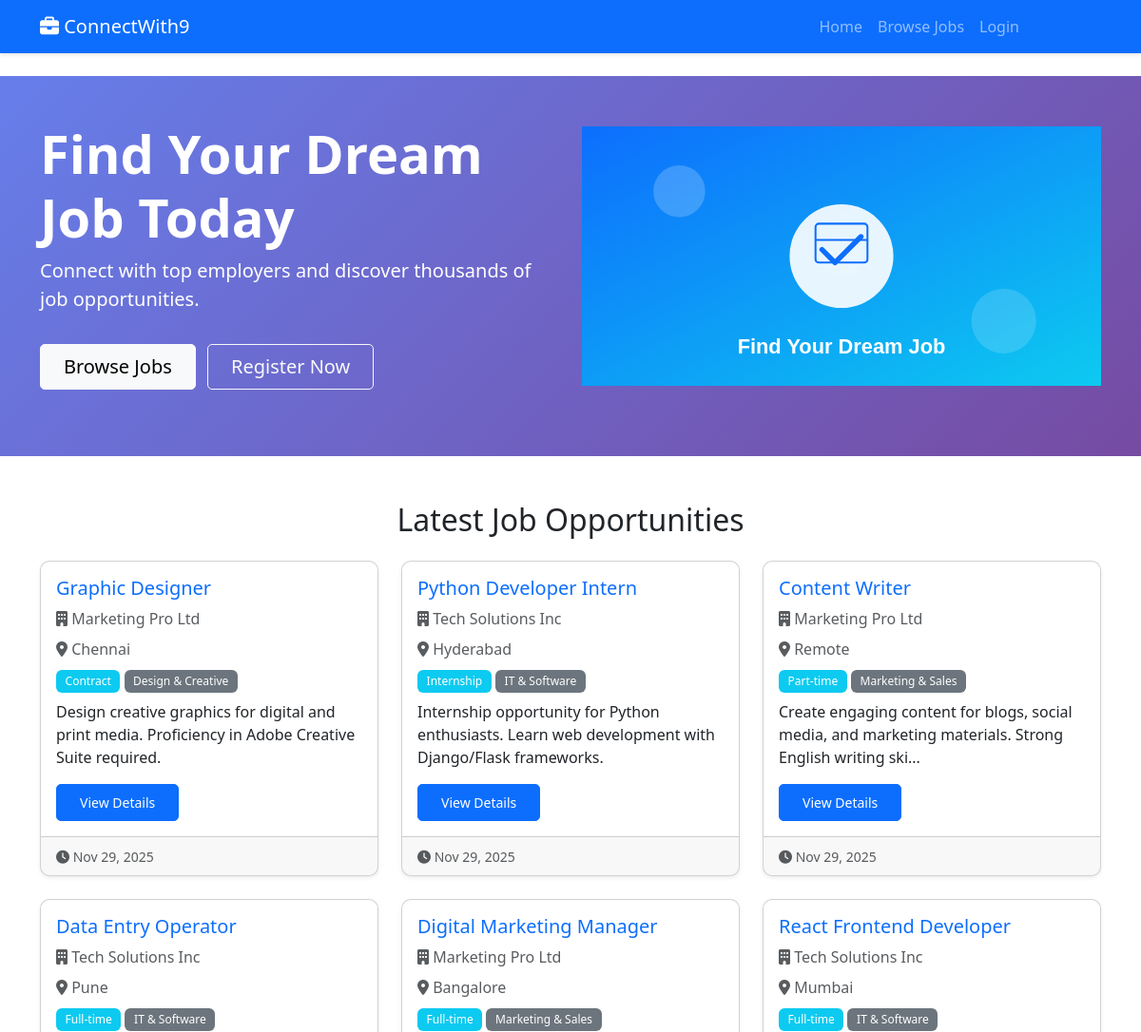
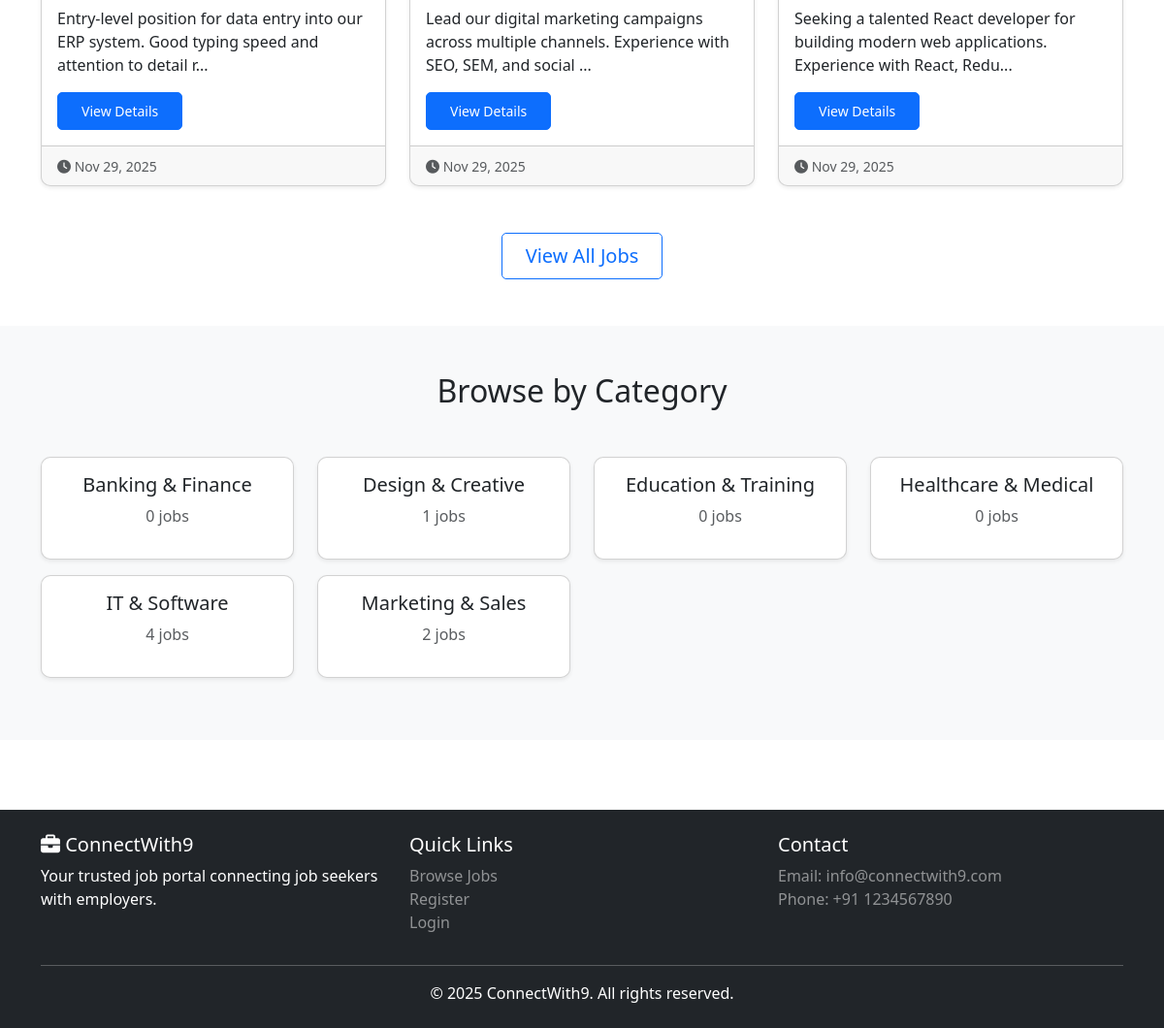
The page / on the database its author committed (2 pictures, top to bottom).
### tables this page shows
CREATE TABLE IF NOT EXISTS jobs (
    id INT AUTO_INCREMENT PRIMARY KEY,
    title VARCHAR(255) NOT NULL,
    description TEXT NOT NULL,
    category_id INT NOT NULL,
    employer_id INT NOT NULL,
    location VARCHAR(100) NOT NULL,
    salary VARCHAR(50),
    type ENUM('Full-time','Part-time','Contract','Internship') DEFAULT 'Full-time',
    status ENUM('Pending','Approved','Rejected') DEFAULT 'Pending',
    created_at TIMESTAMP DEFAULT CURRENT_TIMESTAMP,
    FOREIGN KEY (category_id) REFERENCES categories(id) ON DELETE CASCADE,
    FOREIGN KEY (employer_id) REFERENCES users(id) ON DELETE CASCADE,
    INDEX idx_status (status),
    INDEX idx_category (category_id),
    INDEX idx_location (location),
    INDEX idx_created (created_at)
);

CREATE TABLE IF NOT EXISTS users (
    id INT AUTO_INCREMENT PRIMARY KEY,
    name VARCHAR(100) NOT NULL,
    email VARCHAR(100) NOT NULL UNIQUE,
    password VARCHAR(255) NOT NULL,
    type ENUM('jobseeker','employer','admin') DEFAULT 'jobseeker',
    verified TINYINT(1) DEFAULT 0,
    created_at TIMESTAMP DEFAULT CURRENT_TIMESTAMP,
    INDEX idx_email (email),
    INDEX idx_type (type)
);

CREATE TABLE IF NOT EXISTS categories (
    id INT AUTO_INCREMENT PRIMARY KEY,
    name VARCHAR(100) NOT NULL,
    slug VARCHAR(150) NOT NULL UNIQUE,
    INDEX idx_slug (slug)
);

### includes/functions.php (called while the page is built, shortened)
<?php
function formatDate($date, $format = 'M d, Y') {
    return date($format, strtotime($date));
}
function truncate($text, $length = 100, $suffix = '...') {
    if (strlen($text) <= $length) {
        return $text;
    }
    return substr($text, 0, $length) . $suffix;
}
function baseUrl($path = '') {
    $protocol = isset($_SERVER['HTTPS']) && $_SERVER['HTTPS'] === 'on' ? 'https' : 'http';
    $host = $_SERVER['HTTP_HOST'] ?? 'localhost:5000';
    $baseUrl = $protocol . '://' . $host;
    return $baseUrl . '/' . ltrim($path, '/');
}
function asset($path) {
    return baseUrl('assets/' . ltrim($path, '/'));
}

### config/database.php (called while the page is built, shortened)
<?php
class Database {
    private static $instance = null;
    private $conn;
    private function __construct() {
        try {
            $dsn = "mysql:host=" . DB_HOST . ";dbname=" . DB_NAME . ";charset=utf8mb4";
            $options = [
                PDO::ATTR_ERRMODE => PDO::ERRMODE_EXCEPTION,
                PDO::ATTR_DEFAULT_FETCH_MODE => PDO::FETCH_ASSOC,
                PDO::ATTR_EMULATE_PREPARES => false,
            ];
            $this->conn = new PDO($dsn, DB_USER, DB_PASS, $options);
        } catch (PDOException $e) {
            error_log("Database Connection Error: " . $e->getMessage());
            die("Database connection failed. Please try again later.");
        }
    }
    public static function getInstance() {
        if (self::$instance === null) {
            self::$instance = new self();
        }
        return self::$instance;
    }
    public function getConnection() {
        return $this->conn;
    }
}
function getDB() {
    return Database::getInstance()->getConnection();
}

### app/models/Job.php (called while the page is built, shortened)
<?php
require_once __DIR__ . '/../../config/database.php';
class Job {
    private $db;
    public function __construct() {
        $this->db = getDB();
    }
    public function getAll($filters = []) {
        $sql = "SELECT j.*, u.name as employer_name, c.name as category_name, c.slug as category_slug
                FROM jobs j
                LEFT JOIN users u ON j.employer_id = u.id
                LEFT JOIN categories c ON j.category_id = c.id
                WHERE 1=1";
        $params = [];
        if (!empty($filters['status'])) {
            $sql .= " AND j.status = :status";
            $params[':status'] = $filters['status'];
        }
        $sql .= " ORDER BY j.created_at DESC";
        if (!empty($filters['limit'])) {
            $sql .= " LIMIT :limit OFFSET :offset";
        }
        $stmt = $this->db->prepare($sql);
        foreach ($params as $key => $value) {
            $stmt->bindValue($key, $value);
        }
        if (!empty($filters['limit'])) {
            $stmt->bindValue(':limit', (int)$filters['limit'], PDO::PARAM_INT);
            $stmt->bindValue(':offset', (int)($filters['offset'] ?? 0), PDO::PARAM_INT);
        }
        $stmt->execute();
        return $stmt->fetchAll();
    }
    public function getLatest($limit = 10) {
        return $this->getAll(['status' => JOB_STATUS_APPROVED, 'limit' => $limit]);
    }
}

### app/models/Category.php (called while the page is built, shortened)
<?php
require_once __DIR__ . '/../../config/database.php';
class Category {
    private $db;
    public function __construct() {
        $this->db = getDB();
    }
    public function getAll() {
        $sql = "SELECT c.*, COUNT(j.id) as job_count
                FROM categories c
                LEFT JOIN jobs j ON c.id = j.category_id AND j.status = 'Approved'
                GROUP BY c.id
                ORDER BY c.name ASC";
        $stmt = $this->db->prepare($sql);
        $stmt->execute();
        return $stmt->fetchAll();
    }
}

### app/views/home.php (the view, shortened to what this page needs)
<?php
require __DIR__ . '/common/header.php';
?>
<div class="hero-section bg-primary text-white py-5">
    <div class="container">
        <div class="row align-items-center">
            <div class="col-lg-6">
                <h1 class="display-4 fw-bold">Find Your Dream Job Today</h1>
                <p class="lead">Connect with top employers and discover thousands of job opportunities.</p>
                <a href="/jobs" class="btn btn-light btn-lg mt-3">Browse Jobs</a>
                <a href="/register" class="btn btn-outline-light btn-lg mt-3 ms-2">Register Now</a>
            </div>
            <div class="col-lg-6">
                <img src="<?= asset('images/hero.svg') ?>" alt="Job Search" class="img-fluid" onerror="this.style.display='none'">
            </div>
        </div>
    </div>
</div>
<div class="container mt-5">
    <div class="row">
        <div class="col-md-12">
            <h2 class="text-center mb-4">Latest Job Opportunities</h2>
        </div>
    </div>
    <div class="row">
        <?php foreach ($latestJobs as $job): ?>
        <div class="col-md-6 col-lg-4 mb-4">
            <div class="card h-100 shadow-sm">
                <div class="card-body">
                    <h5 class="card-title">
                        <a href="/jobs/<?= $job['id'] ?>" class="text-decoration-none">
                            <?= htmlspecialchars($job['title']) ?>
                        </a>
                    </h5>
                    <p class="text-muted mb-2">
                        <i class="fas fa-building"></i> <?= htmlspecialchars($job['employer_name']) ?>
                    </p>
                    <p class="text-muted mb-2">
                        <i class="fas fa-map-marker-alt"></i> <?= htmlspecialchars($job['location']) ?>
                    </p>
                    <p class="mb-2">
                        <span class="badge bg-info"><?= htmlspecialchars($job['type']) ?></span>
                        <span class="badge bg-secondary"><?= htmlspecialchars($job['category_name']) ?></span>
                    </p>
                    <p class="card-text"><?= truncate(strip_tags($job['description']), 100) ?></p>
                    <a href="/jobs/<?= $job['id'] ?>" class="btn btn-primary btn-sm">View Details</a>
                </div>
                <div class="card-footer text-muted">
                    <small><i class="fas fa-clock"></i> <?= formatDate($job['created_at']) ?></small>
                </div>
            </div>
        </div>
        <?php endforeach; ?>
    </div>
    <div class="text-center mt-4">
        <a href="/jobs" class="btn btn-outline-primary btn-lg">View All Jobs</a>
    </div>
</div>
<div class="bg-light py-5 mt-5">
    <div class="container">
        <h2 class="text-center mb-5">Browse by Category</h2>
        <div class="row">
            <?php foreach ($categories as $category): ?>
            <div class="col-md-4 col-lg-3 mb-3">
                <a href="/jobs?category=<?= $category['id'] ?>" class="text-decoration-none">
                    <div class="card text-center shadow-sm hover-shadow">
                        <div class="card-body">
                            <h5 class="card-title"><?= htmlspecialchars($category['name']) ?></h5>
                            <p class="text-muted"><?= $category['job_count'] ?> jobs</p>
                        </div>
                    </div>
                </a>
            </div>
            <?php endforeach; ?>
        </div>
    </div>
</div>
<?php require __DIR__ . '/common/footer.php'; ?>

### rows shown on the page
jobs: title "Graphic Designer", employer.name "Marketing Pro Ltd", location "Chennai", type "Contract", category.name "Design & Creative", description "Design creative graphics for digital and print media. Proficiency in Adobe Creative Suite required.", created_at "Nov 29, 2025"
jobs: title "Python Developer Intern", employer.name "Tech Solutions Inc", location "Hyderabad", type "Internship", category.name "IT & Software", description "Internship opportunity for Python enthusiasts. Learn web development with Django/Flask frameworks.", created_at "Nov 29, 2025"
jobs: title "Content Writer", employer.name "Marketing Pro Ltd", location "Remote", type "Part-time", category.name "Marketing & Sales", description "Create engaging content for blogs, social media, and marketing materials. Strong English writing ski...", created_at "Nov 29, 2025"
jobs: title "Data Entry Operator", employer.name "Tech Solutions Inc", location "Pune", type "Full-time", category.name "IT & Software", description "Entry-level position for data entry into our ERP system. Good typing speed and attention to detail r...", created_at "Nov 29, 2025"
jobs: title "Digital Marketing Manager", employer.name "Marketing Pro Ltd", location "Bangalore", type "Full-time", category.name "Marketing & Sales", description "Lead our digital marketing campaigns across multiple channels. Experience with SEO, SEM, and social ...", created_at "Nov 29, 2025"
jobs: title "React Frontend Developer", employer.name "Tech Solutions Inc", location "Mumbai", type "Full-time", category.name "IT & Software", description "Seeking a talented React developer for building modern web applications. Experience with React, Redu...", created_at "Nov 29, 2025"
categories: name "Banking & Finance", job_count "0"
categories: name "Design & Creative", job_count "1"
categories: name "Education & Training", job_count "0"
categories: name "Healthcare & Medical", job_count "0"
categories: name "IT & Software", job_count "4"
categories: name "Marketing & Sales", job_count "2"
